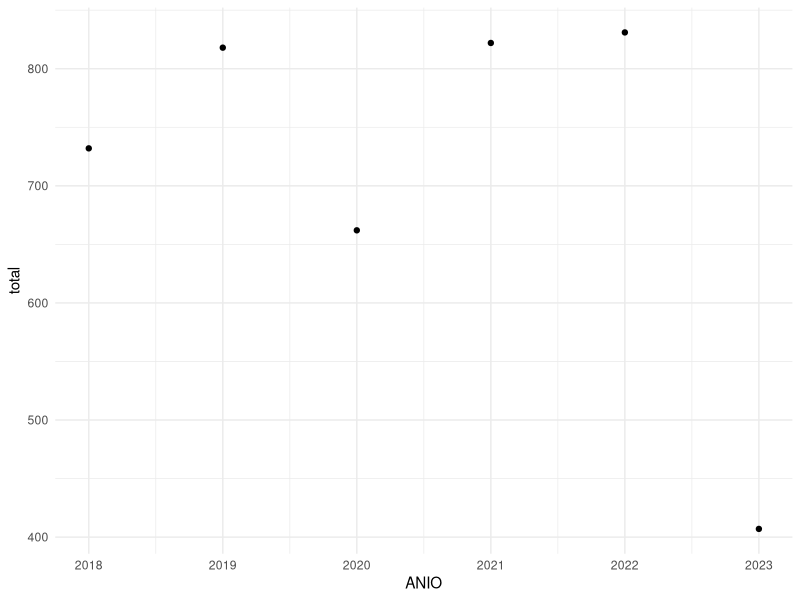

Generate this figure with R:

# Borrar todos los objetos, ¿Cómo se realizaba esta acción?


# Si no tiene instalado algunos de los paquetes que estána  continuación, instale las instrucciones:
install.packages("tidyverse")
install.packages("haven")
install.packages("knitr")
install.packages("psych")

# Improtar paquetes
library(tidyverse)
library(haven)
library(psych)
library(knitr)

# Ejercicio 1

# A continuación, usted trabajará en la base de datos del Estudio Longitudinal Social de Chile 2016-2022.

#* region
#* comuna
#* annio
#* tendencia
#* confianza_gobierno


# Importe la base de datos

elsoc <- read_dta("data/elsoc_2016-2022.dta")
head(elsoc)

# 1) Seleccione las variables de interés

# 2) Estadísicos descriptivos de confianza gobierno: promedio, desviación estnadar, mediana, mínimo y máximo

# 3) Promedio y desviación estándar de la variable

# 4) Reporte el promedio y desviación estándar de la variable confianza_gobierno, agrupando
# por la variable anio e tendencia.


# Ejercicio 2

# 1) Elabore un histograma de la variable edad.


# 2) Elabore un gráfico de barras con el porcentaje de encuestados ‘tendencia“.
# Luego, agrupe los datos según los años.

# Gráfico 1

# Gráfico 2

# BONUS: Añada porcentaje

# 3) Elabore una gráfica del tiempo de la comuna durante el año 2016. Seleccione solo las primeras 100 observaciones.


# 4) De gran interés es observar cómo ha variado la confianza en el gobierno a lo largo de los años.
# Elabore un gráfico de líneas del promedio de confianza_gobierno por anio. Luego, genere la
# mejor visualización para agrupar estos promedios por tendencia.


# Aplique los siguientes ajustes al gráfico anterior:
# - Aplique el tema bw a su gráfico.
# - Cambie el tamaño de la letra.
# - Añada el título: “Confianza en el gobierno”.
# - Añada una etiqueta correcta de los ejes x e y.
# - Añada una leyenda: “Fuente: Elaboración propia a partir de los datos de ELSOC 2016-2022”.


# Guardar el gráfico
ggsave(filename = "output/grafico_longitudinal.png",
       width = 7,
       height = 4,
       units = 'in',
       dpi = 300)

# Ejercicio 5 (clase 5)



# 1. Obtenga el porcentaje por columna, según corresponda al tipo de variable y nivel de
# medición.
# 2. Obtenga la media y la mediana, según corresponda al tipo de variable y nivel de medición.
# 3. EXTRA: Obtenga una tabla de 2 vías, según corresponda al tipo de variable y nivel de
# medición.


# Ejercicio 6 (clase 6)

#https://deis.minsal.cl/#tableros
#notese, que no escribimos con ñ por notación
data_df <- data.frame(
  ANIO = c(2018, 2018, 2018, 2019, 2019, 2019, 2020, 2020, 2020, 2021, 2021, 2021, 2022, 2022, 2022, 2023, 2023, 2023),
  Frecuencia = c(262, 346, 124, 267, 414, 137, 160, 348, 154, 250, 442, 130, 254, 368, 209, 103, 162, 142),
  CAUSAL = c("Causal 1", "Causal 2", "Causal 3", "Causal 1", "Causal 2", "Causal 3", "Causal 1", "Causal 2", "Causal 3",
             "Causal 1", "Causal 2", "Causal 3", "Causal 1", "Causal 2", "Causal 3", "Causal 1", "Causal 2", "Causal 3")
)
#Ejemplo de un gráfico con el total, sin división en causales
data_df %>% 
  group_by(ANIO) %>% 
  summarise(total=sum(Frecuencia, na.rm=T)) %>% 
  ggplot(aes(ANIO, total, group=1))+
  geom_point()+
  theme_minimal()

